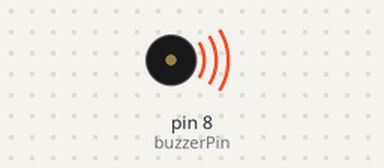
A sketch run on a simulated Arduino Uno, built with avr-gcc and run on an emulated ATmega328P. Parts: buzzer (waves = sounding).

Above: at 0.1 s.
At 16.0 s:
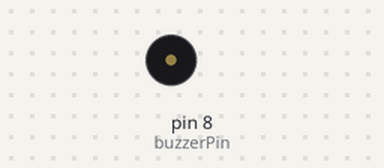
Timing chart, 0 to 17.5 s (numbered marks = the images above):
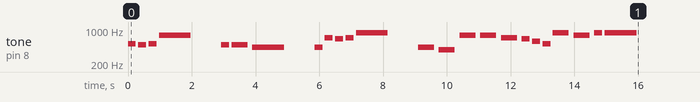

The sketch:

melody.ino
```cpp
// Queen's Love of my life melody for a passive buzzer

#include "pitches.h"

int melody[] = {
  NOTE_C5, NOTE_B4, NOTE_C5, NOTE_G5, REST,
  NOTE_B4, NOTE_B4, NOTE_A4, REST,
  NOTE_A4, NOTE_F5, NOTE_E5, NOTE_F5, NOTE_A5, REST,
  NOTE_A4, NOTE_G4, NOTE_G5, NOTE_G5, NOTE_F5,
  NOTE_E5, NOTE_D5, NOTE_C5, NOTE_A5,
  NOTE_G5, NOTE_A5, NOTE_A5
};

// Note durations: 4 = quarter note, 8 = eighth note
int noteDurations[] = {
  // Love of my life
  4, 4, 4, 1.5, 2.5,
  // You've hurt me
  4, 2, 1.5, 2.5,
  // You've broken my heart
  4, 4, 4, 4, 1.5, 2.5,
  // And now you leave me
  2, 2, 2, 2, 2,
  // Love of my life
  4, 4, 4, 2.5,
  // Can't you see
  2, 4, 1
};

const int buzzerPin = 8;

void setup() {
  // Iterate over the notes of the melody:
  int size = sizeof(melody) / sizeof(int);
  for (int thisNote = 0; thisNote < size; thisNote++) {

    // Calculating note duration
    int noteDuration = 1000 / noteDurations[thisNote];
    tone(buzzerPin, melody[thisNote], noteDuration);

    // Pause between notes
    int pauseBetweenNotes = noteDuration * 1.3;
    delay(pauseBetweenNotes);

    // Stop the tone playing:
    noTone(buzzerPin);
  }
}

void loop() {
}
```

pitches.h
```cpp
#define REST	 0

#define NOTE_B0  31

#define NOTE_C1  33
#define NOTE_CS1 35
#define NOTE_D1  37
#define NOTE_DS1 39
#define NOTE_E1  41
#define NOTE_F1  44
#define NOTE_FS1 46
#define NOTE_G1  49
#define NOTE_GS1 52
#define NOTE_A1  55
#define NOTE_AS1 58
#define NOTE_B1  62

#define NOTE_C2  65
#define NOTE_CS2 69
#define NOTE_D2  73
#define NOTE_DS2 78
#define NOTE_E2  82
#define NOTE_F2  87
#define NOTE_FS2 93
#define NOTE_G2  98
#define NOTE_GS2 104
#define NOTE_A2  110
#define NOTE_AS2 117
#define NOTE_B2  123

#define NOTE_C3  131
#define NOTE_CS3 139
#define NOTE_D3  147
#define NOTE_DS3 156
#define NOTE_E3  165
#define NOTE_F3  175
#define NOTE_FS3 185
#define NOTE_G3  196
#define NOTE_GS3 208
#define NOTE_A3  220
#define NOTE_AS3 233
#define NOTE_B3  247

#define NOTE_C4  262
#define NOTE_CS4 277
#define NOTE_D4  294
#define NOTE_DS4 311
#define NOTE_E4  330
#define NOTE_F4  349
#define NOTE_FS4 370
#define NOTE_G4  392
#define NOTE_GS4 415
#define NOTE_A4  440
#define NOTE_AS4 466
#define NOTE_B4  494

#define NOTE_C5  523
#define NOTE_CS5 554
#define NOTE_D5  587
#define NOTE_DS5 622
#define NOTE_E5  659
#define NOTE_F5  698
#define NOTE_FS5 740
#define NOTE_G5  784
#define NOTE_GS5 831
#define NOTE_A5  880
#define NOTE_AS5 932
#define NOTE_B5  988

#define NOTE_C6  1047
```
